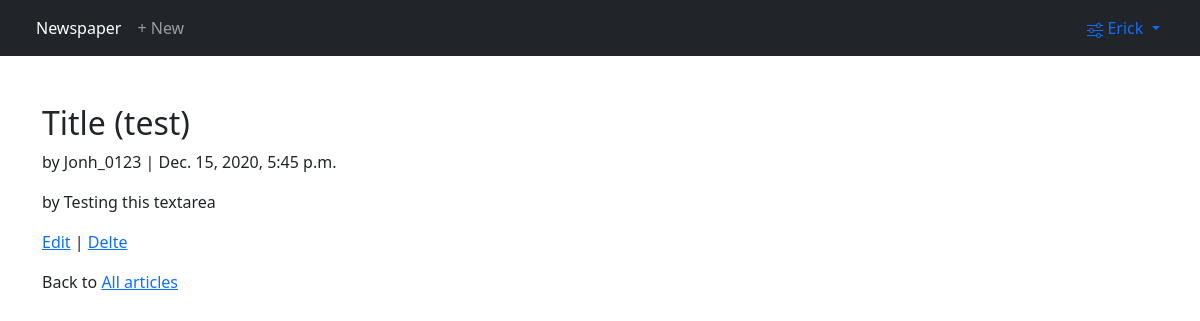
The app's page /articles/3/ (signed in) with its own data.
### accounts/models.py (models this page shows)
class CustomUser(AbstractUser):
    age = models.PositiveIntegerField(null=True, blank=True)
    nice_name = models.TextField(null=True, blank=True)

### articles/models.py (models this page shows, shortened)
class Article(models.Model):
    title = models.CharField(max_length=254)
    body = models.TextField()
    date = models.DateTimeField(auto_now_add=True)
    author = models.ForeignKey(
        get_user_model(),
        on_delete=models.CASCADE
    )

### articles/views.py (the view)
# urls.py: path('<int:pk>/', ArticleDetailView.as_view(), name="article_detail"),
class ArticleDetailView(LoginRequiredMixin, DetailView):
    model = Article
    template_name = 'article_detail.html'

### templates/article_detail.html (shortened to what this page needs)
{% extends 'base.html' %}
{% block content %}
<div class="article-entry">
    <h2>{{object.title}}</h2>
    <p>by {{object.author}} | {{object.date}}</p>
    <p>by {{object.body}}</p>
</div>
<p>
    <a href="{% url 'article_edit' article.pk %}">Edit</a> |
    <a href="{% url 'article_delete' article.pk %}">Delte</a>
</p>
<p>Back to <a href="{% url 'article_detail' article.pk %}">All articles</a></p>
{% endblock content %}

### templates/base.html (shortened to what this page needs)
{% load static %}
<!DOCTYPE html>
<html lang="en">
<head>
    <link href="https://cdn.jsdelivr.net/npm/bootstrap@5.0.0-beta1/dist/css/bootstrap.min.css" rel="stylesheet"
>
    <link rel="stylesheet" href="{% static 'css/main.css' %}">
</head>
<body>
    <nav class="navbar navbar-expand-lg navbar-dark bg-dark">
        <div class="container-fluid">
            <div class="collapse navbar-collapse" id="navbarSupportedContent">
                <ul class="navbar-nav me-auto mb-2 mb-lg-0">
                    <li class="nav-item">
                        <a class="nav-link active" aria-current="page" href="{% url 'home' %}">Newspaper</a>
                    </li>
                    {% if user.is_authenticated %}
                    <li class="nav-item">
                        <a href="{% url 'article_new' %}" class="nav-link">+ New</a>
                    </li>
                    {% endif %}
                </ul>
                <form class="d-flex text-white">
                  {% if user.is_authenticated %}
                  <li class="nav-item dropdown text-white mr-5 pr-5" style="list-style: none;">
                    <a class="nav-link dropdown-toggle" href="#" id="navbarDropdown" role="button"
                    data-bs-toggle="dropdown" aria-expanded="false">
                        {{user.username}}
                    </a>
                    </li>
                    {% else %}
                        <a class="btn btn-sm btn-outline-secondary mx-2 text-white" href="{% url 'login' %}">Login</a>
                        <a class="btn btn-sm btn-outline-secondary text-white" href="{% url 'signup' %}">Sign up</a>
                    {% endif %}
                </form>
            </div>
        </div>
    </nav>
    <div class="container mt-5">
        {% block content %}
        {% endblock content %}
    </div>
</body>
</html>

### records on screen
CustomUser: username "Erick"
Article: title "Title (test)", author "Jonh_0123", date "Dec. 15, 2020, 5:45 p.m.", body "Testing this textarea"
